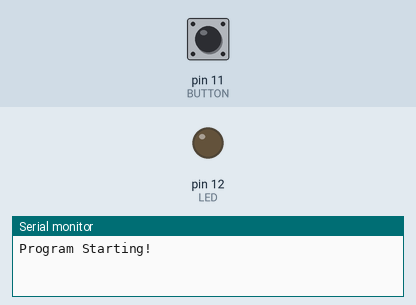
Recording of a sketch running on a simulated Arduino Uno, built with avr-gcc and run on an emulated ATmega328P. Parts: output pins drawn as LEDs (lit = HIGH), the last lines printed to the serial monitor. The inputs (shaded band) are chosen by the test bench; at power-on: pin 11 (BUTTON) LOW.

Above: at 1.2 s.
1.3 s: pin 11 (BUTTON) pulled HIGH for 0.15 s
At 2.0 s:
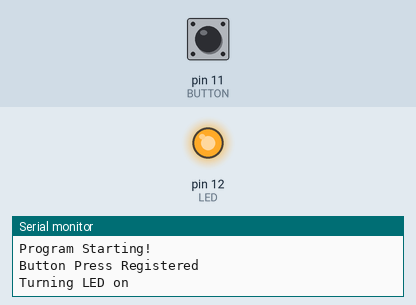
2.9 s: pin 11 (BUTTON) pulled HIGH for 1 s
At 3.2 s:
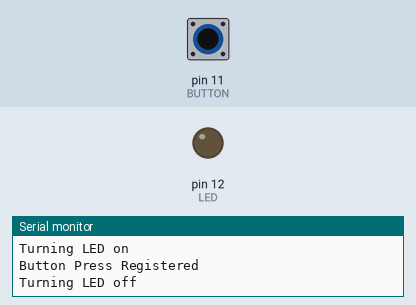
5.4 s: pin 11 (BUTTON) pulled HIGH for 3.2 s
At 6.3 s:
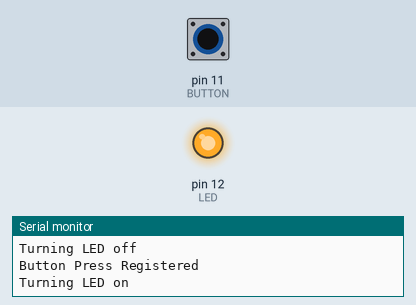
Timing chart, 0 to 8.4 s (numbered marks = the images above; inputs shaded):
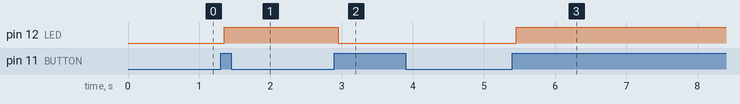

The sketch:

led_button_tutorial.ino
```cpp
const int LED = 12;                                 //set led pin
const int BUTTON = 11;                              //set button pin

                                                    //initialize variables used in code
int val = 0;
int old_val = 0;
int state = 0;

void setup() {
  pinMode(LED, OUTPUT);                             //set pin modes for microcontroller
  pinMode(BUTTON, INPUT);
  Serial.begin(9600);                               // open serial communications at 9600 baud
  Serial.println("Program Starting!");              // print to the serial monitor
}

void loop() {
  val = digitalRead(BUTTON);                          //read the signal from the button pin

//  insert a conditional checking for a button press ~~~~~~~~

  if ((val == HIGH) && (old_val == LOW)) {            // check for, off state to on state!
      state = 1 - state;                              //swap state variable from 1 to 0 or 0 to 1
      delay(50);                                      //include small delay inorder to debounce physical switch
      Serial.println("Button Press Registered");      // print to the serial monitor
// nested conditional to determine if led should be turned on or off!
      if ( state == 1 ) {                             // check our value that will tell us to turn on or off the led
            digitalWrite(LED, HIGH);                   //if state == 1 then we will set the new led brightness
            Serial.println("Turning LED on");         // print to the serial monitor
        } else {
            digitalWrite(LED, LOW);                    //if state == 0 then we will turn off the led
            Serial.println("Turning LED off");        // print to the serial monitor
        }
  }
  old_val = val;                                      // discard old_val and store the current value
}
```

Measured:
- after the input at 1.3 s, pin 12 (LED): LOW → HIGH after 0.05 s
- after the input at 2.9 s, pin 12 (LED): HIGH → LOW after 0.05 s
- after the input at 5.4 s, pin 12 (LED): LOW → HIGH after 0.05 s
